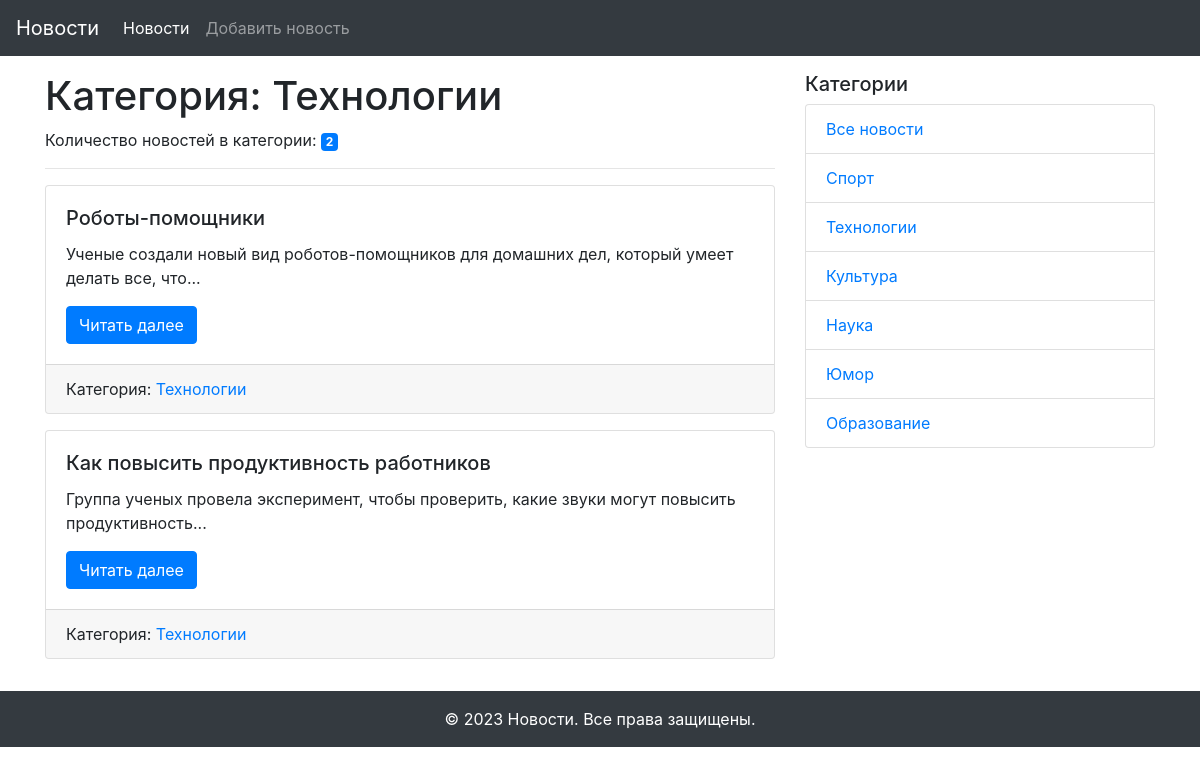
Page /category/2 on the committed database.
### app/models.py (models this page shows, shortened)
class Category(db.Model):
    id = db.Column(db.Integer, primary_key=True)
    title = db.Column(db.String(255), nullable=False)
    news = db.relationship('News', back_populates='category')

class News(db.Model):
    id = db.Column(db.Integer, primary_key=True)
    title = db.Column(db.String(255), unique=True, nullable=False)
    text = db.Column(db.Text, nullable=False)
    created_date = db.Column(db.DateTime, default=datetime.utcnow)
    category_id = db.Column(db.Integer, db.ForeignKey('category.id'), nullable=True)
    category = db.relationship('Category', back_populates='news')

### app/views.py (the view)
@app.route('/category/<int:id>')
def news_in_category(id):
    category = Category.query.get(id)
    news = category.news
    category_name = category.title
    categories = Category.query.all()
    return render_template('category.html',
                           news=news,
                           category_name=category_name,
                           categories=categories)

### app/templates/category.html (shortened to what this page needs)
{% extends "base.html" %}
{% block content %}
  <h1>Категория: {{ category_name }}</h1>
  <p>Количество новостей в категории: <span class="badge badge-primary">{{ news|length }}</span></p>
  <hr>
  {% for new in news %}
  <div class="card mb-3">
    <div class="card-body">
      <h5 class="card-title">{{ new.title }}</h5>
      <p class="card-text">{{ new.text|truncate(100) }}</p>
      <a href="{{ url_for('news_detail', id=new.id) }}" class="btn btn-primary">Читать далее</a>
    </div>
    <div class="card-footer">
      {% if new.category %}
        <span class="card-link">Категория: <a href="{{ url_for('news_in_category', id=new.category.id) }}">{{ new.category.title }}</a></span>
      {% endif %}
    </div>
  </div>
  {% else %}
  <p class="card-text">Новостей пока нет!</p>
  {% endfor %}
{% endblock content %}

### app/templates/base.html (shortened to what this page needs)
<!DOCTYPE html>
<html lang="ru">
<head>
  <link rel="stylesheet" href="{{ url_for('static', filename='css/bootstrap.min.css') }}">
</head>
<body>
  <div id="wrapper">
    {% include "navigation.html" %}
    <div class="container my-3">
      <div class="row">
        <div class="col-md-8">
          {% block content %}{% endblock content %}
        </div>
        {% include "side_navigation.html" %}
      </div>
    </div>
    {% include "footer.html" %}
  </div>
</body>
</html>

### app/templates/navigation.html (shortened to what this page needs)
<nav class="navbar navbar-expand-md navbar-dark bg-dark">
  <a class="navbar-brand" href="{{ url_for('index') }}">Новости</a>
  <div class="collapse navbar-collapse" id="navbarNav">
    <ul class="navbar-nav">
      <li class="nav-item active">
        <a class="nav-link" href="{{ url_for('index') }}">Новости</a>
      </li>
      <li class="nav-item">
        <a class="nav-link" href="{{ url_for('add_news') }}">Добавить новость</a>
      </li>
    </ul>
  </div>
</nav>

### app/templates/side_navigation.html
<div class="col-md-4">
  <h5>Категории</h5>
  <ul class="list-group">
    <li class="list-group-item"><a href="{{ url_for('index') }}">Все новости</a></li>
    {% for category in categories %}
      <li class="list-group-item"><a href="{{ url_for('news_in_category', id=category.id) }}">{{ category.title }}</a></li>
    {% endfor %}
  </ul>
</div>

### app/templates/footer.html
<footer id="footer" class="bg-dark text-white text-center py-3">
  &copy; 2023 Новости. Все права защищены.
</footer>

### rows in the picture
Category: title "Технологии"
News: title "Роботы-помощники", text "Ученые создали новый вид роботов-помощников для домашних дел, который умеет делать все, что...", category "Технологии"
News: title "Как повысить продуктивность работников", text "Группа ученых провела эксперимент, чтобы проверить, какие звуки могут повысить продуктивность...", category "Технологии"
Category: title "Спорт"
Category: title "Культура"
Category: title "Наука"
Category: title "Юмор"
Category: title "Образование"

### other values in the picture
{{ news|length }} "2"
